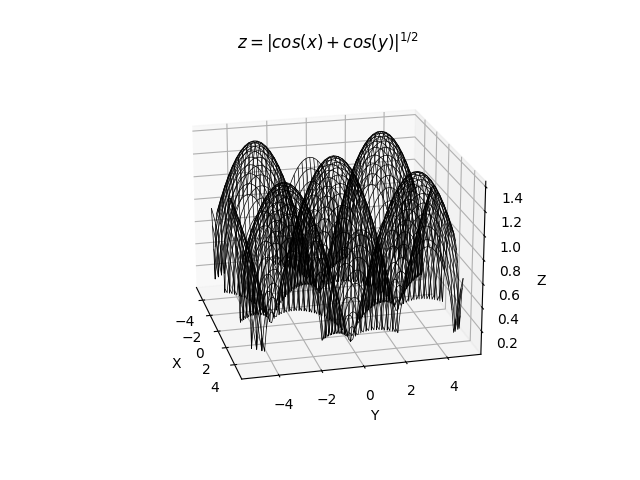

Here is the Python script that generated this plot:
import matplotlib.pyplot as plt
import numpy as np

fig = plt.figure()
ax = fig.add_subplot(111, projection='3d')

x = np.arange(-5, 5, .1)
y = np.arange(-5, 5, .1)
x, y = np.meshgrid(x, y)
z = (np.abs(np.cos(x) + np.cos(y)))**0.5

ax.plot_wireframe(x, y, z, color = 'k')
ax.set_title('$z = |cos(x) + cos(y)|^{1/2}$')
ax.set_xlabel('X')
ax.set_ylabel('Y')
ax.set_zlabel('Z')

plt.show()
